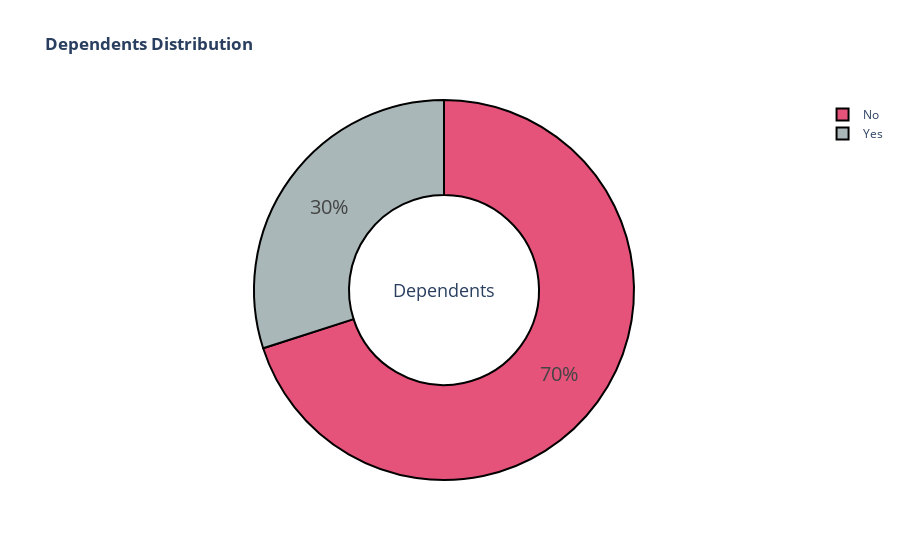

Here is the notebook cell this chart was saved with:
### Code cell
fig = make_subplots(rows=1, cols=1, specs=[[{'type':'domain'}]])

fig.add_trace(go.Pie(labels=data['Dependents'].unique(), values=data['Dependents'].value_counts(), name='Dependents',
                     marker_colors=['#E5527A ', '#AAB7B8']), 1, 1)

fig.update_traces(hole=0.5, textfont_size=20, marker=dict(line=dict(color='black', width=2)))

fig.update_layout(
    title_text='<b>Dependents Distribution<b>',
    annotations=[dict(text='Dependents', x=0.5, y=0.5, font_size=18, showarrow=False)])
iplot(fig)

### Figure 1 — Plotly figure (JSON) as saved in the notebook; plotly's stock layout.template omitted (floating-point values rounded to 4 significant figures)
{"data": [{"domain": {"x": [0, 1], "y": [0, 1]}, "hole": 0.5, "labels": ["No", "Yes"], "marker": {"colors": ["#E5527A ", "#AAB7B8"], "line": {"color": "black", "width": 2}}, "name": "Dependents", "textfont": {"size": 20}, "values": [4933, 2110], "type": "pie"}], "layout": {"annotations": [{"font": {"size": 18}, "showarrow": false, "text": "Dependents", "x": 0.5, "y": 0.5}], "title": {"text": "<b>Dependents Distribution<b>"}}}
